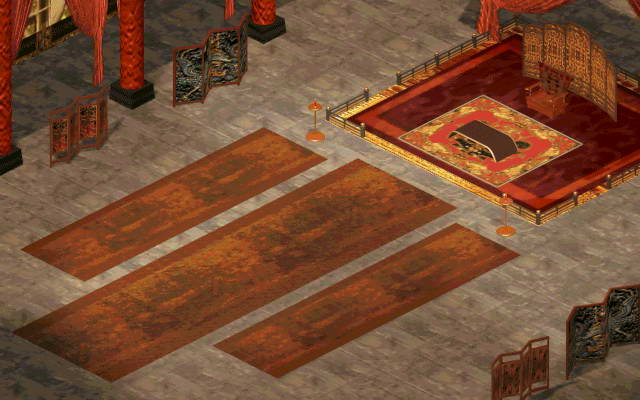

A level layout from a 2D game, rendered from its tile map. Below: a short description, then the map file with tile-grid data replaced by summaries:
An orthogonal 64x40 tile map with 10x10 px tiles, 1 tile layer (块层 1).

<map version="1.0" orientation="orthogonal" width="64" height="40" tilewidth="10" tileheight="10">
 <tileset firstgid="1" name="1- (91)" tilewidth="10" tileheight="10">
  <image source="map/1- (91).jpg" trans="ff00ff" width="640" height="400" />
 </tileset>
 <layer name="块层 1" width="64" height="40">
  <data>[2560 cells, 2560 non-empty, 2560 distinct tile ids]</data>
 </layer>
</map>